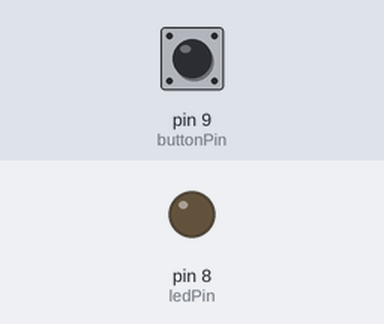
A sketch run on a simulated Arduino Uno, built with avr-gcc and run on an emulated ATmega328P. Parts: output pins drawn as LEDs (lit = HIGH). Dashed ring = blinking. Inputs (shaded band) come from the test bench; at power-on: pin 9 (buttonPin) LOW. What the sketch prints to the serial monitor is not drawn.

Above: at 1.2 s.
1.3 s: pin 9 (buttonPin) pulled HIGH for 1 s
At 1.55 s:
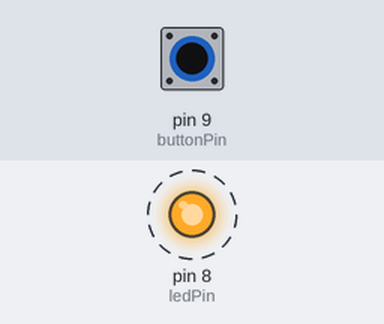
4.3 s: pin 9 (buttonPin) pulled HIGH for 3.2 s
At 8.3 s:
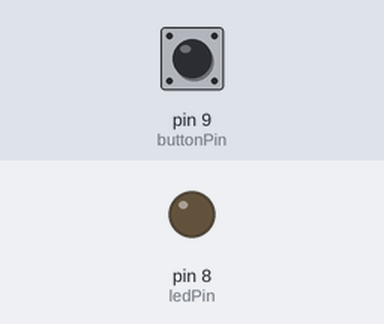
Timing chart, 0 to 9.8 s (numbered marks = the images above; inputs shaded):
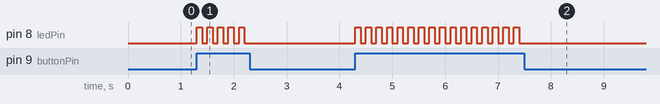

The sketch:

sketch_nov03a.ino
```cpp
int buttonPin = 9; // the number of the pushbutton pin
int ledPin = 8; // the number of the LED pin
// variables will change:
int buttonState = LOW; // variable for reading the pushbutton status
int ledState = LOW; // variable to store the LED state: HIGH = on, LOW = off
void setup() {
pinMode(buttonPin, INPUT);
 pinMode(ledPin, OUTPUT);
 Serial.begin(9600);
}
void loop(){
  // read the state of the pushbutton value:
  buttonState = digitalRead( buttonPin );
  // check if the pushbutton is pressed.
  if (buttonState == HIGH && ledState == LOW) {
  // turn LED on:
  digitalWrite(ledPin , HIGH );
   ledState = HIGH;
   Serial.print(buttonState);
  }
  else if ( ledState == HIGH) {
  // turn LED off:
  digitalWrite(ledPin, LOW);
   ledState = LOW;
  }
   delay(100); // delay in order to give some time to read the button press
   //you can change this value and observe the difference
}
```

Measured:
- after the input at 1.3 s, pin 8 (ledPin): alternates HIGH for 0.10 s and LOW for 0.10 s, 10 changes in all, then stays LOW, starting at once
- after the input at 4.3 s, pin 8 (ledPin): alternates HIGH for 0.10 s and LOW for 0.10 s, 32 changes in all, then stays LOW, starting at once
